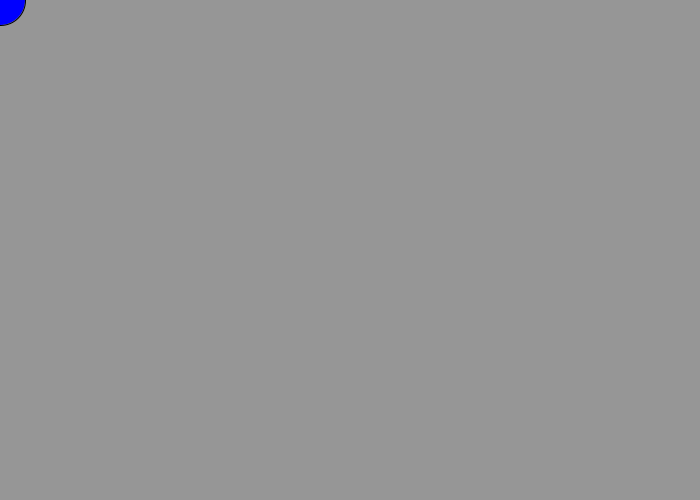
Frame 1 (no input)
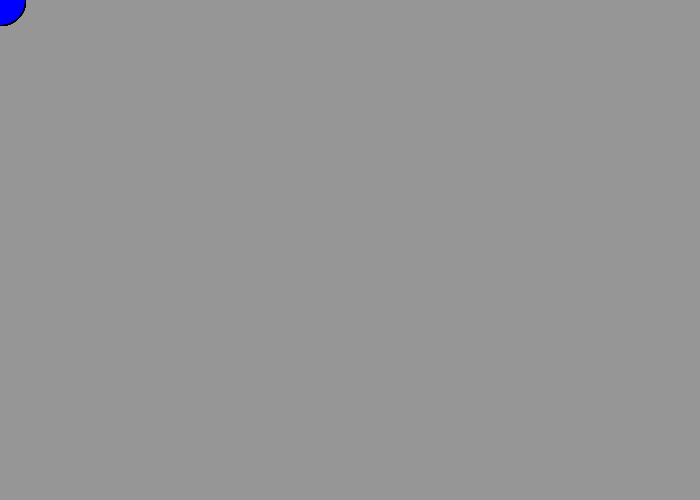
Frame 60 (the mouse pressed at the canvas centre just before this capture)
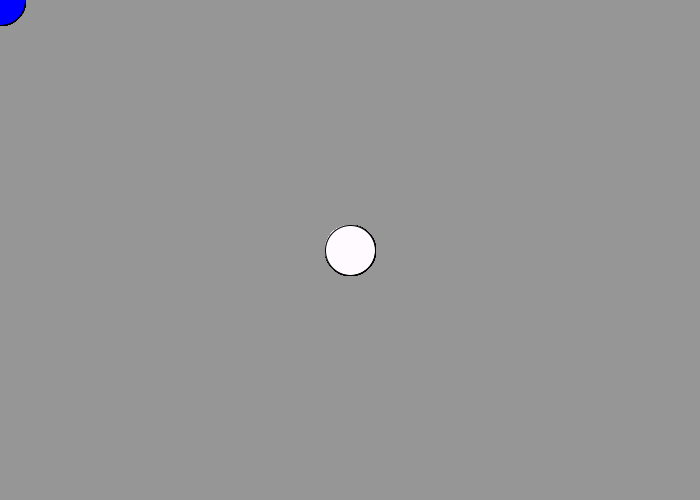
Frame 120 (the mouse held since frame 60 and released just before this capture)

The Processing sketch that drew these frames (run headless with seeded random() and noise(); from frame 60 on, the mouse is pressed at the canvas centre):

// Processing sketch: Challenge2ColourMouseBall
// ── Challenge2ColourMouseBall.pde
// Name - Daksh Gulati
// Date - 
// Purpose - changes colour of mouse ball while also leaving a trail of circles at th specific coordinates

void setup (){
 size (700,500);
 background (150);
}

void draw (){
  // adds a fill to the circle and circle follows mouse
  fill (mouseX, mouseY, 255);
  circle (mouseX, mouseY, 50);
}
